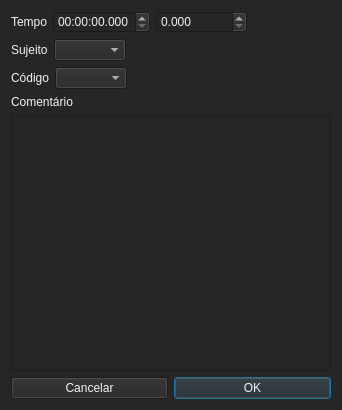
<?xml version="1.0" encoding="UTF-8"?>
<ui version="4.0">
 <class>Form</class>
 <widget class="QWidget" name="Form">
  <property name="geometry">
   <rect>
    <x>0</x>
    <y>0</y>
    <width>342</width>
    <height>410</height>
   </rect>
  </property>
  <property name="windowTitle">
   <string>Edit event</string>
  </property>
  <property name="styleSheet">
   <string notr="true">background-color: rgb(38, 38, 38);
color: rgb(242, 242, 242);</string>
  </property>
  <layout class="QVBoxLayout" name="verticalLayout_2">
   <item>
    <layout class="QVBoxLayout" name="verticalLayout">
     <item>
      <layout class="QHBoxLayout" name="horizontalLayout_3">
       <item>
        <widget class="QLabel" name="label">
         <property name="text">
          <string>Tempo</string>
         </property>
        </widget>
       </item>
       <item>
        <layout class="QHBoxLayout" name="horizontalLayout_2">
         <item>
          <widget class="QTimeEdit" name="teTime">
           <property name="displayFormat">
            <string>hh:mm:ss.zzz</string>
           </property>
          </widget>
         </item>
         <item>
          <widget class="QDoubleSpinBox" name="dsbTime">
           <property name="decimals">
            <number>3</number>
           </property>
           <property name="maximum">
            <double>9999999.000000000000000</double>
           </property>
          </widget>
         </item>
         <item>
          <spacer name="horizontalSpacer">
           <property name="orientation">
            <enum>Qt::Horizontal</enum>
           </property>
           <property name="sizeHint" stdset="0">
            <size>
             <width>40</width>
             <height>20</height>
            </size>
           </property>
          </spacer>
         </item>
        </layout>
       </item>
      </layout>
     </item>
     <item>
      <layout class="QHBoxLayout" name="horizontalLayout_4">
       <item>
        <widget class="QLabel" name="lbSubject">
         <property name="text">
          <string>Sujeito</string>
         </property>
        </widget>
       </item>
       <item>
        <widget class="QComboBox" name="cobSubject"/>
       </item>
       <item>
        <spacer name="horizontalSpacer_2">
         <property name="orientation">
          <enum>Qt::Horizontal</enum>
         </property>
         <property name="sizeHint" stdset="0">
          <size>
           <width>40</width>
           <height>20</height>
          </size>
         </property>
        </spacer>
       </item>
      </layout>
     </item>
     <item>
      <layout class="QHBoxLayout" name="horizontalLayout_5">
       <item>
        <widget class="QLabel" name="label_2">
         <property name="text">
          <string>Código</string>
         </property>
        </widget>
       </item>
       <item>
        <widget class="QComboBox" name="cobCode"/>
       </item>
       <item>
        <spacer name="horizontalSpacer_3">
         <property name="orientation">
          <enum>Qt::Horizontal</enum>
         </property>
         <property name="sizeHint" stdset="0">
          <size>
           <width>40</width>
           <height>20</height>
          </size>
         </property>
        </spacer>
       </item>
      </layout>
     </item>
     <item>
      <widget class="QLabel" name="label_4">
       <property name="text">
        <string>Comentário</string>
       </property>
      </widget>
     </item>
     <item>
      <widget class="QPlainTextEdit" name="leComment"/>
     </item>
     <item>
      <layout class="QHBoxLayout" name="horizontalLayout">
       <item>
        <widget class="QPushButton" name="pbCancel">
         <property name="text">
          <string>Cancelar</string>
         </property>
        </widget>
       </item>
       <item>
        <widget class="QPushButton" name="pbOK">
         <property name="text">
          <string>OK</string>
         </property>
         <property name="default">
          <bool>true</bool>
         </property>
        </widget>
       </item>
      </layout>
     </item>
    </layout>
   </item>
  </layout>
 </widget>
 <resources/>
 <connections/>
</ui>
